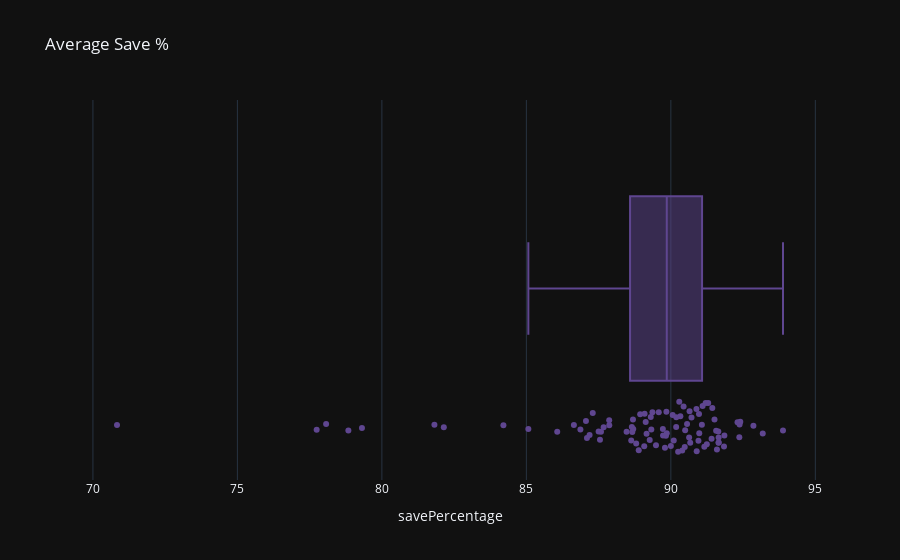

The notebook cell this image was saved under:
### Code cell
px.box(dfPlayerStats, x='savePercentage', title='Average Save %', hover_data=['firstName', 'lastName'], points='all')

### Figure 1 — Plotly figure (JSON) as saved in the notebook; plotly's stock layout.template omitted (floating-point values rounded to 4 significant figures; data arrays with more than 128 entries replaced by an {"elided": "..."} marker saying what was removed)
{"data": [{"alignmentgroup": "True", "boxpoints": "all", "customdata": {"elided": "93x2 str values"}, "hovertemplate": "savePercentage=%{x}<br>firstName=%{customdata[0]}<br>lastName=%{customdata[1]}<extra></extra>", "legendgroup": "", "marker": {"color": "rgb(95, 70, 144)"}, "name": "", "notched": false, "offsetgroup": "", "orientation": "h", "showlegend": false, "type": "box", "x": [90.56, 84.21, 92.4, 91.16, 90.18, 88.47, 89.16, 90.65, 89.36, 91.65, 90.25, 87.87, 89.08, 90.89, 90.98, 89.27, 89.86, 90.89, 93.18, 91.51, 91.65, 78.84, 90.19, 90.48, 88.65, 88.7, 90.96, 87.55, 88.94, 88.67, 90.39, 89.32, 86.87, 91.24, 87.87, 90.06, 77.74, 91.44, 90.71, 86.64, 89.09, 85.07, 88.8, 89.8, 91.07, 91.84, 89.83, 91.57, 90.67, 87.58, 89.72, 91.29, 88.69, 89.13, 91.1, 90.29, 89.85, 90.63, 87.1, 89.31, 89.49, 91.85, 87.3, 90.5, 87.67, 90.1, 91.64, 92.86, 78.07, 79.31, 90.44, 91.41, 89.73, 82.14, 90.97, 91.2, 91.66, 90.33, 92.31, 88.63, 92.37, 89.58, 91.6, 86.07, 93.88, 87.19, 70.83, 92.38, 90, 88.89, 87.06, 87.5, 81.82], "x0": " ", "xaxis": "x", "y0": " ", "yaxis": "y"}], "layout": {"boxmode": "group", "legend": {"tracegroupgap": 0}, "title": {"text": "Average Save %"}, "xaxis": {"anchor": "y", "domain": [0, 1], "title": {"text": "savePercentage"}}, "yaxis": {"anchor": "x", "domain": [0, 1]}}}
